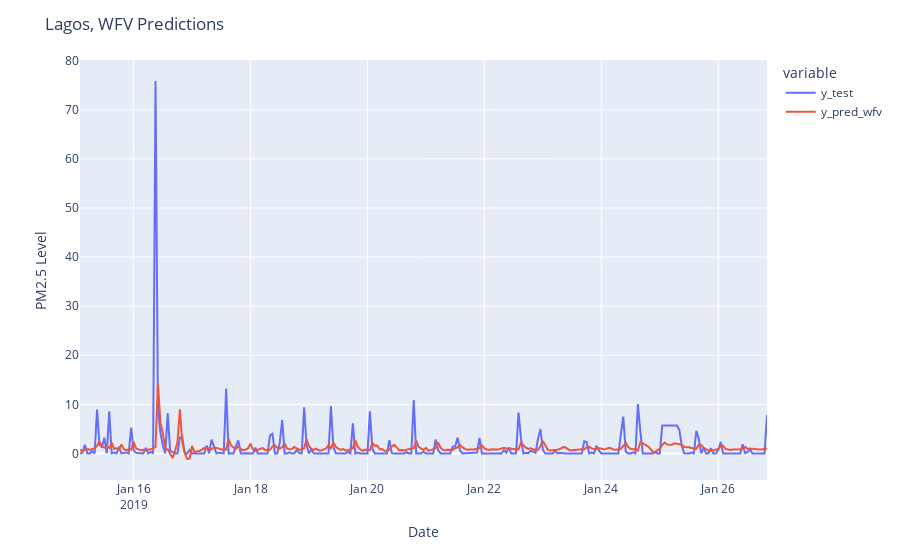

Here is the notebook cell this chart was saved with:
### Code cell
df_pred_test = pd.DataFrame({'y_test': y_test, 'y_pred_wfv': y_pred_wfv})
fig = px.line(df_pred_test,labels={'values': 'PM2.5'})
fig.update_layout(
    title="Lagos, WFV Predictions",
    xaxis_title="Date",
    yaxis_title="PM2.5 Level",
)

### Figure 1 — Plotly figure (JSON) as saved in the notebook; plotly's stock layout.template omitted (floating-point values rounded to 4 significant figures; data arrays with more than 128 entries replaced by an {"elided": "..."} marker saying what was removed)
{"data": [{"hovertemplate": "variable=y_test<br>timestamp=%{x}<br>value=%{y}<extra></extra>", "legendgroup": "y_test", "line": {"color": "#636efa", "dash": "solid"}, "marker": {"symbol": "circle"}, "mode": "lines", "name": "y_test", "orientation": "v", "showlegend": true, "type": "scatter", "x": {"elided": "283 str values"}, "xaxis": "x", "y": {"elided": "283 float values"}, "yaxis": "y"}, {"hovertemplate": "variable=y_pred_wfv<br>timestamp=%{x}<br>value=%{y}<extra></extra>", "legendgroup": "y_pred_wfv", "line": {"color": "#EF553B", "dash": "solid"}, "marker": {"symbol": "circle"}, "mode": "lines", "name": "y_pred_wfv", "orientation": "v", "showlegend": true, "type": "scatter", "x": {"elided": "283 str values"}, "xaxis": "x", "y": {"elided": "283 float values"}, "yaxis": "y"}], "layout": {"legend": {"title": {"text": "variable"}, "tracegroupgap": 0}, "margin": {"t": 60}, "title": {"text": "Lagos, WFV Predictions"}, "xaxis": {"anchor": "y", "domain": [0, 1], "title": {"text": "Date"}}, "yaxis": {"anchor": "x", "domain": [0, 1], "title": {"text": "PM2.5 Level"}}}}
